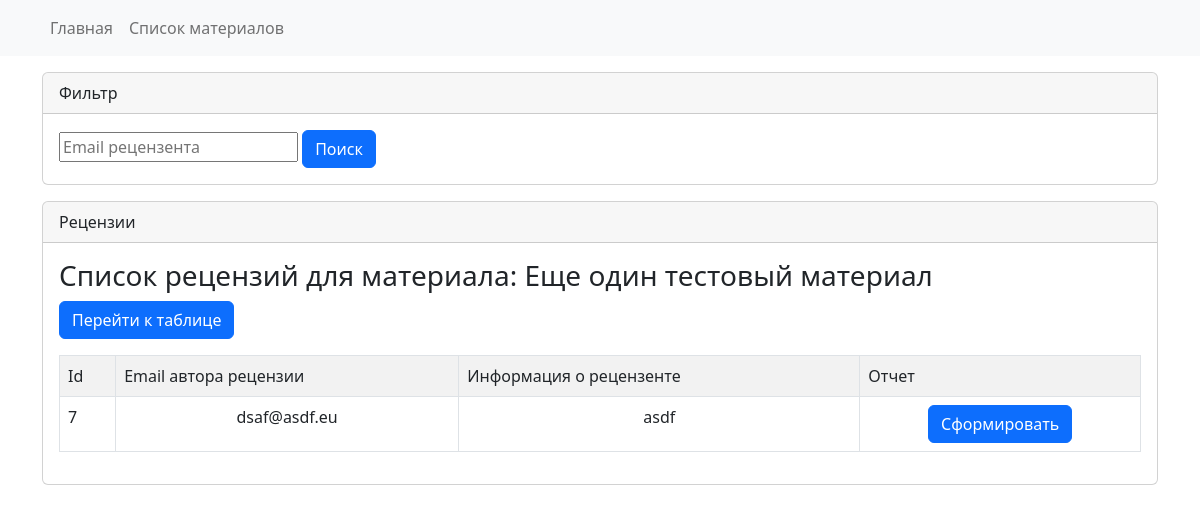
The page /adm/reviews?material_id=2 (signed in) on the database its author committed.
### reviews_system_app/models.py (models this page shows)
class Materials(db.Model):
    id = db.Column(db.Integer, primary_key=True)
    title =  db.Column(db.Text, nullable=False)
    reviews = db.relationship('Reviews', backref='material')

class Reviews(db.Model):
    id = db.Column(db.Integer, primary_key=True)
    material_id = db.Column(db.Integer, db.ForeignKey('materials.id'), nullable=False)
    email = db.Column(db.String(150), nullable=False)
    reviewer_information = db.Column(db.String(500), nullable=False)
    fits_theme = db.Column(db.String(255), nullable=False)
    justified = db.Column(db.String(255), nullable=False)
    goal_reached = db.Column(db.String(255), nullable=False)
    contribution_was_made = db.Column(db.String(255), nullable=False)
    relevance_of_sources = db.Column(db.String(255), nullable=False)
    into_methodology = db.Column(db.String(255), nullable=False)
    results_are_interpreted = db.Column(db.String(255), nullable=False)
    presentation_of_text = db.Column(db.String(255), nullable=False)
    presence_of_graphics = db.Column(db.String(255), nullable=False)
    comment_for_author = db.Column(db.Text, default=False, nullable=False)
    comment_for_editor = db.Column(db.Text, default=False, nullable=False)
    result = db.Column(db.String(150), nullable=False)
    general_recommendations = db.Column(db.Text, default=False, nullable=False)
    created_at = db.Column(db.Text, default=False, nullable=False)
    updated_at = db.Column(db.DateTime, default=datetime.datetime.utcnow, nullable=True)

### reviews_system_app/admin_views.py (the view)
@app.route(prefix + '/reviews', methods=['POST','GET'])
@login_required
def adminReviews():
    material_id = int(request.args.get('material_id'))
    material_reviewer_email = str(request.args.get('material_reviewer_email'))
    all_reviews_filters = []
    if (material_id != 'None'):
        all_reviews_filters.append(Reviews.material_id == material_id)
    if (material_reviewer_email != 'None'):
        all_reviews_filters.append(Reviews.email.like("%"+material_reviewer_email+"%"))
    reviews = Reviews.query.order_by(Reviews.id).filter(*all_reviews_filters).all()
    material = Materials.query.filter(Materials.id == material_id).first()
    return render_template('admin/pages/reviews/reviews.html', title="Список рецензий", reviews=reviews, material=material)

### reviews_system_app/models.py (called while the page is built)
@login_manager.user_loader
def load_user(user_id):
    return db.session.query(User).get(user_id)

### reviews_system_app/templates/admin/pages/reviews/reviews.html (shortened to what this page needs)
{% extends "admin/index.html" %}
{% block content %}
<section class="my-3">
    <div class="container">
        <div class="d-grid gap-3">
            <div class="card">
                <div class="card-header">
                    Фильтр
                </div>
                <div class="card-body">
                    <form method="get">
                        <input id="material_reviewer_email" name="material_reviewer_email" type="text"
                            placeholder="Email рецензента" autofocus required>
                        <input type="submit" class="btn btn-primary" id="submit" value="Поиск">
                    </form>
                </div>
            </div>
            <div class="card">
                <div class="card-header">
                    Рецензии
                </div>
                <div class="card-body">
                    <div class="mb-3">
                        <h3>Список рецензий для материала: {{material.title}}</h3>
                        <a href="{{url_for('adminReviewsTable', material_id = material.id)}}"
                            class="btn btn-primary">Перейти к таблице</a>
                    </div>
                    <table class="table table-bordered table-striped table-hover border-gray-800">
                        <tr>
                            <td>Id</td>
                            <td>Email автора рецензии</td>
                            <td>Информация о рецензенте</td>
                            <td>Отчет</td>
                        </tr>
                        {% for review in reviews %}
                        <tr>
                            <td align="left">
                                {{review.id}}
                            </td>
                            <td align="center">
                                {{review.email}}
                            </td>
                            <td align="center">
                                {{review.reviewer_information}}
                            </td>
                            <td align="center">
                                <form action="{{url_for('createReport')}}" method="post">
                                    <button type="submit" class="btn btn-primary">Сформировать</button>
                                </form>
                            </td>
                        </tr>
                        {% endfor %}
                    </table>
                </div>
            </div>
        </div>
    </div>
</section>
{% endblock content %}

### rows shown on the page
Materials: title "Еще один тестовый материал"
Reviews: id "7", email "dsaf@asdf.eu", reviewer_information "asdf"
